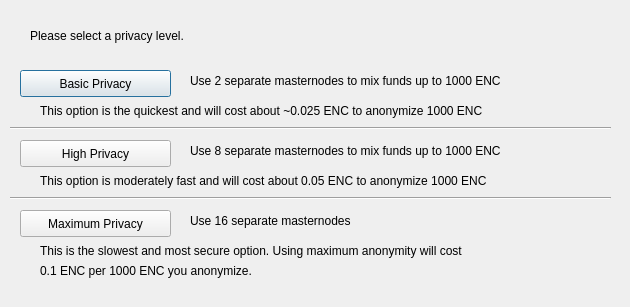
<?xml version="1.0" encoding="UTF-8"?>
<ui version="4.0">
 <class>DarksendConfig</class>
 <widget class="QDialog" name="DarksendConfig">
  <property name="geometry">
   <rect>
    <x>0</x>
    <y>0</y>
    <width>630</width>
    <height>307</height>
   </rect>
  </property>
  <property name="windowTitle">
   <string>Configure PrivateSend</string>
  </property>
  <widget class="QPushButton" name="buttonBasic">
   <property name="geometry">
    <rect>
     <x>20</x>
     <y>70</y>
     <width>151</width>
     <height>27</height>
    </rect>
   </property>
   <property name="text">
    <string>Basic Privacy</string>
   </property>
  </widget>
  <widget class="QPushButton" name="buttonHigh">
   <property name="geometry">
    <rect>
     <x>20</x>
     <y>140</y>
     <width>151</width>
     <height>27</height>
    </rect>
   </property>
   <property name="text">
    <string>High Privacy</string>
   </property>
  </widget>
  <widget class="QPushButton" name="buttonMax">
   <property name="geometry">
    <rect>
     <x>20</x>
     <y>210</y>
     <width>151</width>
     <height>27</height>
    </rect>
   </property>
   <property name="text">
    <string>Maximum Privacy</string>
   </property>
  </widget>
  <widget class="QLabel" name="label">
   <property name="geometry">
    <rect>
     <x>30</x>
     <y>20</y>
     <width>571</width>
     <height>31</height>
    </rect>
   </property>
   <property name="text">
    <string>Please select a privacy level.</string>
   </property>
  </widget>
  <widget class="QLabel" name="label_2">
   <property name="geometry">
    <rect>
     <x>190</x>
     <y>70</y>
     <width>421</width>
     <height>21</height>
    </rect>
   </property>
   <property name="text">
    <string>Use 2 separate masternodes to mix funds up to 1000 ENC</string>
   </property>
  </widget>
  <widget class="QLabel" name="label_3">
   <property name="geometry">
    <rect>
     <x>190</x>
     <y>140</y>
     <width>411</width>
     <height>21</height>
    </rect>
   </property>
   <property name="text">
    <string>Use 8 separate masternodes to mix funds up to 1000 ENC</string>
   </property>
  </widget>
  <widget class="QLabel" name="label_4">
   <property name="geometry">
    <rect>
     <x>190</x>
     <y>210</y>
     <width>421</width>
     <height>21</height>
    </rect>
   </property>
   <property name="text">
    <string>Use 16 separate masternodes</string>
   </property>
  </widget>
  <widget class="QLabel" name="label_6">
   <property name="geometry">
    <rect>
     <x>40</x>
     <y>100</y>
     <width>561</width>
     <height>21</height>
    </rect>
   </property>
   <property name="text">
    <string>This option is the quickest and will cost about ~0.025 ENC to anonymize 1000 ENC</string>
   </property>
  </widget>
  <widget class="QLabel" name="label_7">
   <property name="geometry">
    <rect>
     <x>40</x>
     <y>170</y>
     <width>561</width>
     <height>21</height>
    </rect>
   </property>
   <property name="text">
    <string>This option is moderately fast and will cost about 0.05 ENC to anonymize 1000 ENC</string>
   </property>
  </widget>
  <widget class="QLabel" name="label_8">
   <property name="geometry">
    <rect>
     <x>40</x>
     <y>240</y>
     <width>561</width>
     <height>21</height>
    </rect>
   </property>
   <property name="text">
    <string>This is the slowest and most secure option. Using maximum anonymity will cost</string>
   </property>
  </widget>
  <widget class="QLabel" name="label_9">
   <property name="geometry">
    <rect>
     <x>40</x>
     <y>260</y>
     <width>561</width>
     <height>21</height>
    </rect>
   </property>
   <property name="text">
    <string>0.1 ENC per 1000 ENC you anonymize.</string>
   </property>
  </widget>
  <widget class="Line" name="line">
   <property name="geometry">
    <rect>
     <x>10</x>
     <y>120</y>
     <width>601</width>
     <height>16</height>
    </rect>
   </property>
   <property name="orientation">
    <enum>Qt::Horizontal</enum>
   </property>
  </widget>
  <widget class="Line" name="line_2">
   <property name="geometry">
    <rect>
     <x>10</x>
     <y>190</y>
     <width>601</width>
     <height>16</height>
    </rect>
   </property>
   <property name="orientation">
    <enum>Qt::Horizontal</enum>
   </property>
  </widget>
 </widget>
 <resources/>
 <connections/>
</ui>
